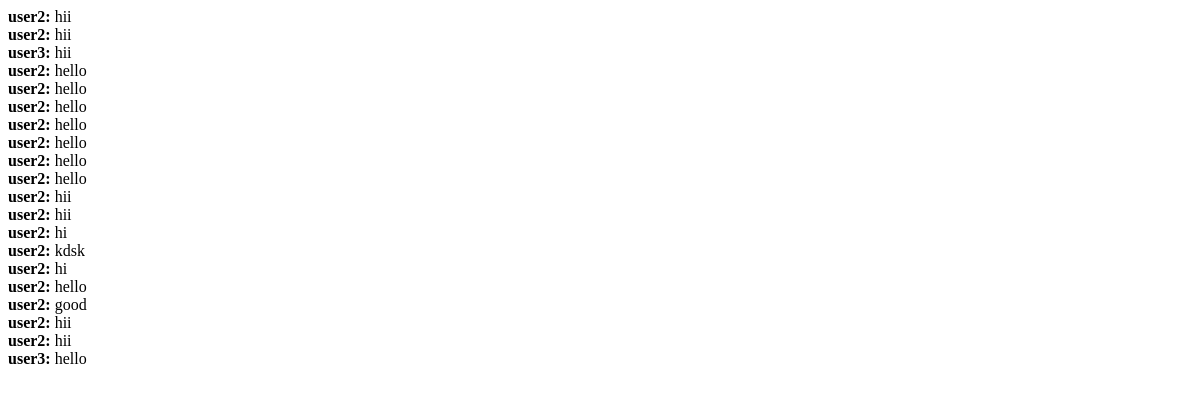
The page /chat_area/2 (signed in) on the database as committed earlier.
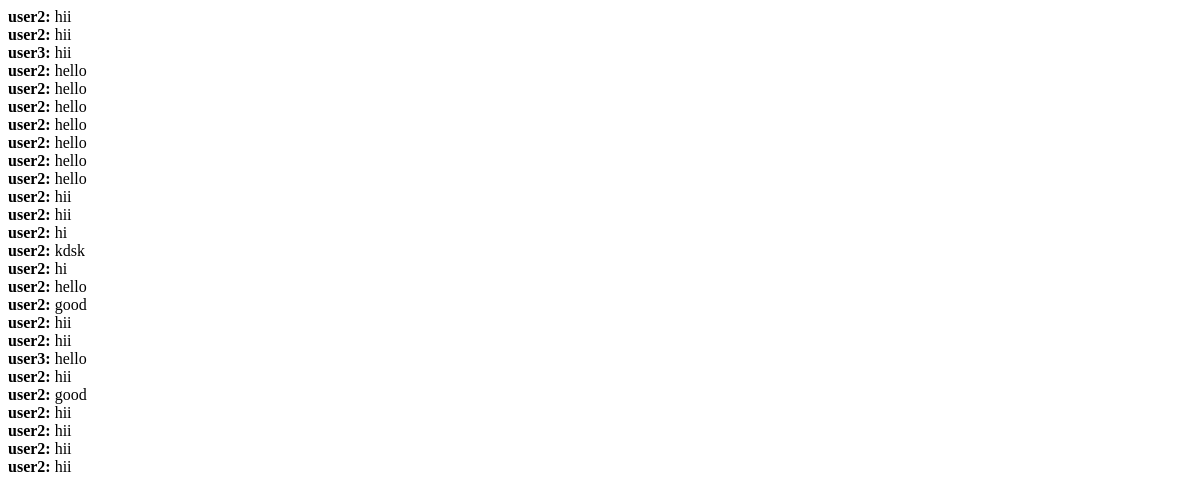
The same page on the database as committed later.
### tables this page shows
CREATE TABLE messages (group_id INTEGER, user_name TEXT, message TEXT);

### app.py (the view)
@app.route('/chat_area/<int:group_id>')
def chat_area(group_id):
    if 'user_id' not in session:
        return redirect('/login')
    user_id = session['user_id']
    user_name = session['user_name']
    with sqlite3.connect(DATABASE) as db:
        cursor = db.cursor()
        cursor.execute("SELECT * FROM group_members WHERE group_id=? AND user_id=?", (group_id, user_id))
        if not cursor.fetchone():
            return redirect('/dashboard')
        cursor.execute("SELECT * FROM messages WHERE group_id=?", (group_id,))
        messages = cursor.fetchall()
    return render_template("chat_area.html", messages=messages, username=user_name)

### templates/chat_area.html (shortened to what this page needs)
<!DOCTYPE html>
<html lang="en">
<head>
</head>
<body>
    <div class="chat-messages" id="chatMessages">
    {% for msg in messages %}
        <div class="message {{ 'you' if msg[1] == username else 'other' }}">
            <strong>{{ msg[1] }}:</strong> {{ msg[2] }}
        </div>
    {% endfor %}
</div>
</body>
</html>

Rows that differ between the two databases and show on the page:
added messages: user_name "user2", message "hii"
added messages: user_name "user2", message "good"
added messages: user_name "user2", message "hii"
added messages: user_name "user2", message "hii"
added messages: user_name "user2", message "hii"
added messages: user_name "user2", message "hii"
